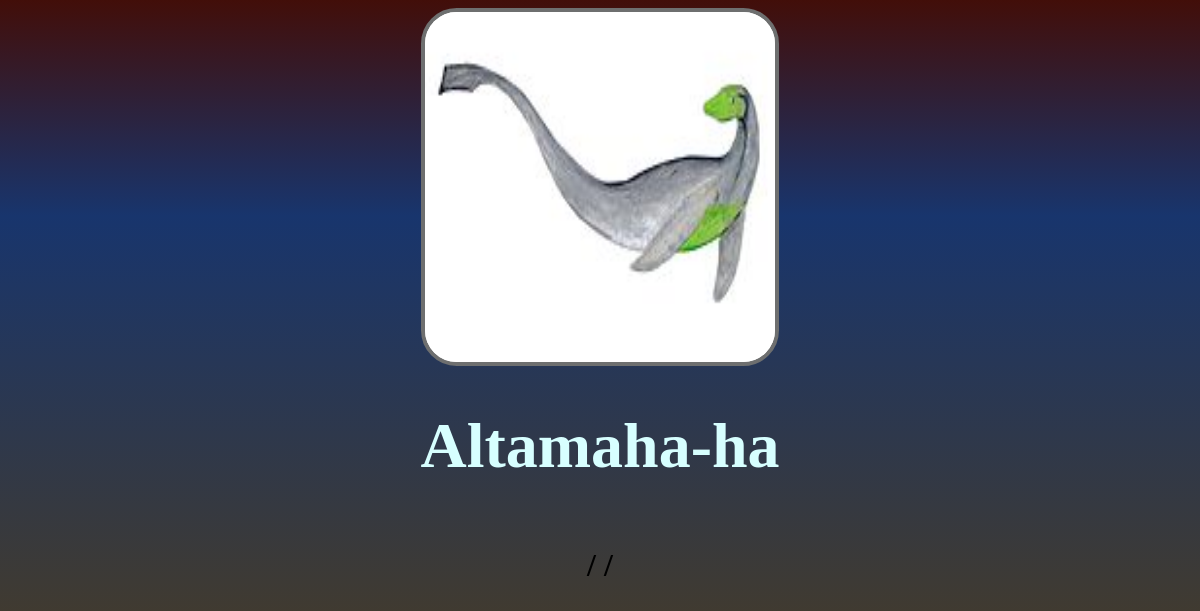
Page /5/ on the earlier database version.
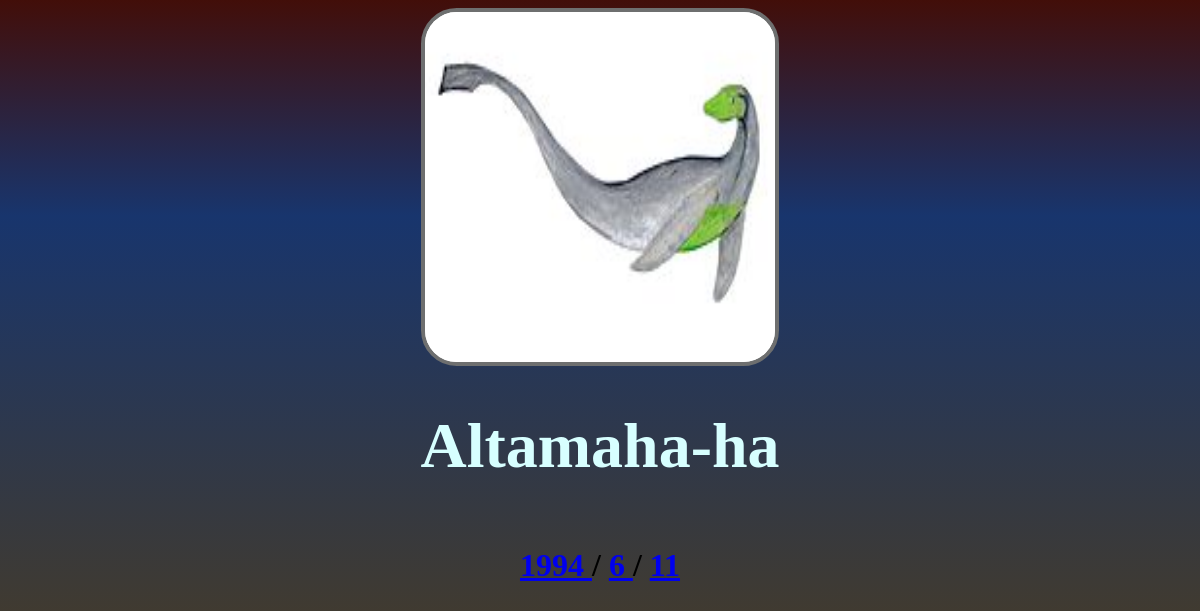
Same page on the later database version.
### cage/models.py (models this page shows, shortened)
class Cryptid(models.Model):
    text = models.CharField(max_length=200)
    pub_date = models.DateTimeField("date published")
    image = models.ImageField(upload_to="cryptids/")
    discovery_date = models.DateField(null=True)

### cage/views.py (the view)
# urls.py: path("<int:cryptid_id>/", views.oneCryptids, name="cryptid"),
def oneCryptids(request, cryptid_id):
    try:
        c = {"cryptid": Cryptid.objects.get(pk=cryptid_id)}
        return render(request, "cage/cryptid.html", c)
    except Cryptid.DoesNotExist as ex:
        return HttpResponse("No such Cryptid")

### cage/templates/cage/cryptid.html (shortened to what this page needs)
{% extends "base.html" %}
{% load static %}
{% block css %}
<link rel="stylesheet" type="text/css" href="{% static 'cage/one.css' %}" /> {% endblock %}
{% block content %}
<div class="oneContainer">
    {% if cryptid.image %}
    <img src="{{ cryptid.image.url }}" alt="image" class="oneImg">
    {% endif %}
    <h1 class="oneTitle">
        {{ cryptid.text }}
    </h1>
<h1>
<a href="{% url 'year' cryptid.discovery_date.year %}">
    {{cryptid.discovery_date.year}}
</a>/
<a href="{% url 'month' year=cryptid.discovery_date.year month=cryptid.discovery_date.month %}">
    {{cryptid.discovery_date.month}}
</a>/
<a href="{% url 'day' year=cryptid.discovery_date.year month=cryptid.discovery_date.month day=cryptid.discovery_date.day %}">
    {{cryptid.discovery_date.day}}
</a>
</h1>
</div>
{% endblock %}

### cage/templates/base.html (shortened to what this page needs)
<!DOCTYPE html>
<html>
    <head>
        {% block css %}{% endblock %}
    </head>
    <body>
        {% block content %}{% endblock %}
    </body>
</html>

### cage/static/cage/one.css (style rules this page uses)
html { background: linear-gradient( to bottom, rgb(66, 14, 9) 0%, rgb(24, 53, 109) 27%, rgb(83, 61, 20) 100% ); height: 100%; width: 100%; }
.oneContainer { display: flex; flex-direction: column; justify-content: center; align-items: center; }
.oneImg { background-color: rgb(255, 255, 255); border: 4px solid rgb(110, 111, 111); border-radius: 10%; width: 350px; height: 350px; }
.oneTitle { color:rgb(215, 255, 255); font-family: 'Cormorant', serif; font-size: 4em; }

Differences in the rows shown:
changed Cryptid "Altamaha-ha": discovery_date empty → "1994-06-11" (drawn); discovery_date.year (not shown) → "1994"; discovery_date.month (not shown) → "6"; discovery_date.day (not shown) → "11"
